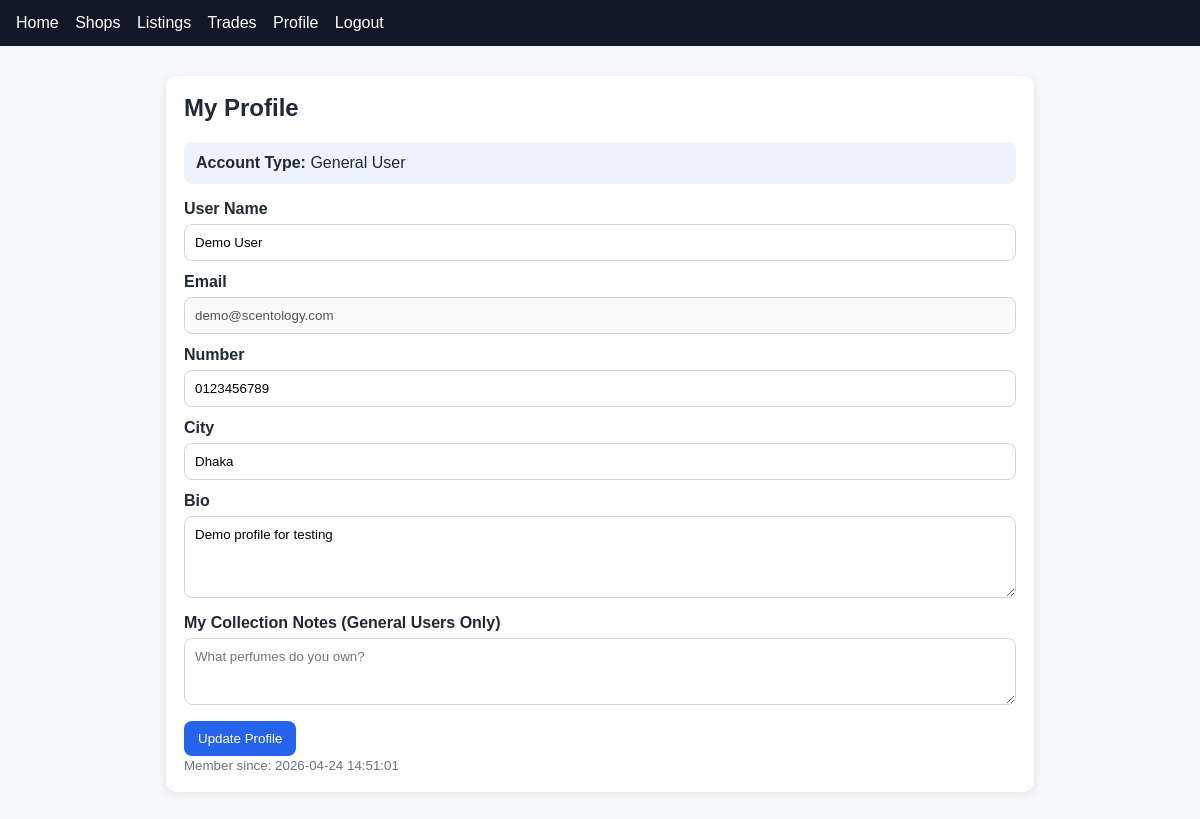
The app's page /profile.php (signed in) with its own data.
### tables this page shows
CREATE TABLE IF NOT EXISTS Profile (
    User_ID INT NOT NULL PRIMARY KEY,
    Number VARCHAR(50) DEFAULT '',
    City VARCHAR(120) DEFAULT '',
    BIO TEXT,
    CONSTRAINT fk_profile_user FOREIGN KEY (User_ID) REFERENCES User(User_ID) ON DELETE CASCADE
);

CREATE TABLE IF NOT EXISTS User (
    User_ID INT AUTO_INCREMENT PRIMARY KEY,
    User_Name VARCHAR(120) NOT NULL,
    Email VARCHAR(190) NOT NULL UNIQUE,
    Password VARCHAR(255) NOT NULL,
    Created_at TIMESTAMP DEFAULT CURRENT_TIMESTAMP,
    Collection TEXT  
);

### app/db.php (called while the page is built, shortened)
<?php
function db(): PDO
{
    $dsn = sprintf(
        'mysql:host=%s;port=%d;dbname=%s;charset=utf8mb4',
        DB_HOST,
        DB_PORT,
        DB_NAME
    );
    $pdo = new PDO($dsn, DB_USER, DB_PASS, [
        PDO::ATTR_ERRMODE => PDO::ERRMODE_EXCEPTION,
        PDO::ATTR_DEFAULT_FETCH_MODE => PDO::FETCH_ASSOC,
        PDO::ATTR_EMULATE_PREPARES => false,
    ]);
    return $pdo;
}

### app/auth.php (called while the page is built, shortened)
<?php
require_once __DIR__ . '/db.php';
function current_user_id(): ?int
{
    return isset($_SESSION['user_id']) ? (int) $_SESSION['user_id'] : null;
}
function get_user_with_profile(int $userId): ?array
{
    $stmt = db()->prepare(
        'SELECT u.User_ID as id, u.User_Name as full_name, u.Email as email, u.Created_at as created_at, u.Collection as collection,
                p.Number as phone, p.City as city, p.BIO as bio,
                s.User_ID as is_seller, s.Total_Sell as total_sell
         FROM User u
         LEFT JOIN Profile p ON p.User_ID = u.User_ID
         LEFT JOIN Seller s ON s.User_ID = u.User_ID
         WHERE u.User_ID = :user_id
         LIMIT 1'
    );
    $stmt->execute(['user_id' => $userId]);
    $result = $stmt->fetch();
    return $result ?: null;
}

### public/profile.php (the view, shortened to what this page needs)
<?php
require_once __DIR__ . '/../app/auth.php';
$userId = (int) current_user_id();
$user = get_user_with_profile($userId);
require_once __DIR__ . '/partials/header.php';
?>
<div class="card">
    <h2>My Profile</h2>
    <div style="background: #eef2ff; padding: 12px; border-radius: 8px; margin-bottom: 16px;">
        <strong>Account Type:</strong>
        <?php if (!empty($user['is_seller'])): ?>
            Seller (Total Sales: <?= htmlspecialchars((string) ($user['total_sell'] ?? '0')) ?>)
        <?php else: ?>
            General User
        <?php endif; ?>
    </div>
    <form method="POST" action="/profile.php">
        <label for="full_name">User Name</label>
        <input type="text" id="full_name" name="full_name" value="<?= htmlspecialchars((string) ($user['full_name'] ?? '')) ?>" required>
        <label>Email</label>
        <input type="email" value="<?= htmlspecialchars((string) ($user['email'] ?? '')) ?>" disabled>
        <label for="phone">Number</label>
        <input type="text" id="phone" name="phone" value="<?= htmlspecialchars((string) ($user['phone'] ?? '')) ?>">
        <label for="city">City</label>
        <input type="text" id="city" name="city" value="<?= htmlspecialchars((string) ($user['city'] ?? '')) ?>">
        <label for="bio">Bio</label>
        <textarea id="bio" name="bio" rows="4"><?= htmlspecialchars((string) ($user['bio'] ?? '')) ?></textarea>
        <?php if (empty($user['is_seller'])): ?>
            <label for="collection">My Collection Notes (General Users Only)</label>
            <textarea id="collection" name="collection" rows="3" placeholder="What perfumes do you own?"><?= htmlspecialchars((string) ($user['collection'] ?? '')) ?></textarea>
        <?php else: ?>
            <input type="hidden" name="collection" value="<?= htmlspecialchars((string) ($user['collection'] ?? '')) ?>">
        <?php endif; ?>
        <button type="submit">Update Profile</button>
    </form>
    <small>Member since: <?= htmlspecialchars((string) ($user['created_at'] ?? 'N/A')) ?></small>
</div>
<?php require_once __DIR__ . '/partials/footer.php'; ?>

### public/assets/style.css (style rules this page uses)
* { box-sizing: border-box; font-family: Arial, Helvetica, sans-serif; }
body { margin: 0; background: #f6f8fb; color: #1f2937; }
.card { background: #fff; border-radius: 10px; box-shadow: 0 2px 10px rgba(0, 0, 0, 0.08); padding: 18px; margin-bottom: 18px; }
h1, h2, h3 { margin-top: 0; }
label { display: block; margin-bottom: 6px; font-weight: 600; }
input, textarea, select { width: 100%; padding: 10px; margin-bottom: 12px; border: 1px solid #d1d5db; border-radius: 8px; }
button { background: #2563eb; color: #fff; border: 0; border-radius: 8px; padding: 10px 14px; cursor: pointer; }
small { color: #6b7280; }

### records on screen
profile: full_name "Demo User", User_ID.Email "demo@scentology.com", phone "0123456789", city "Dhaka", bio "Demo profile for testing", User_ID.Created_at "2026-04-24 14:51:01"
